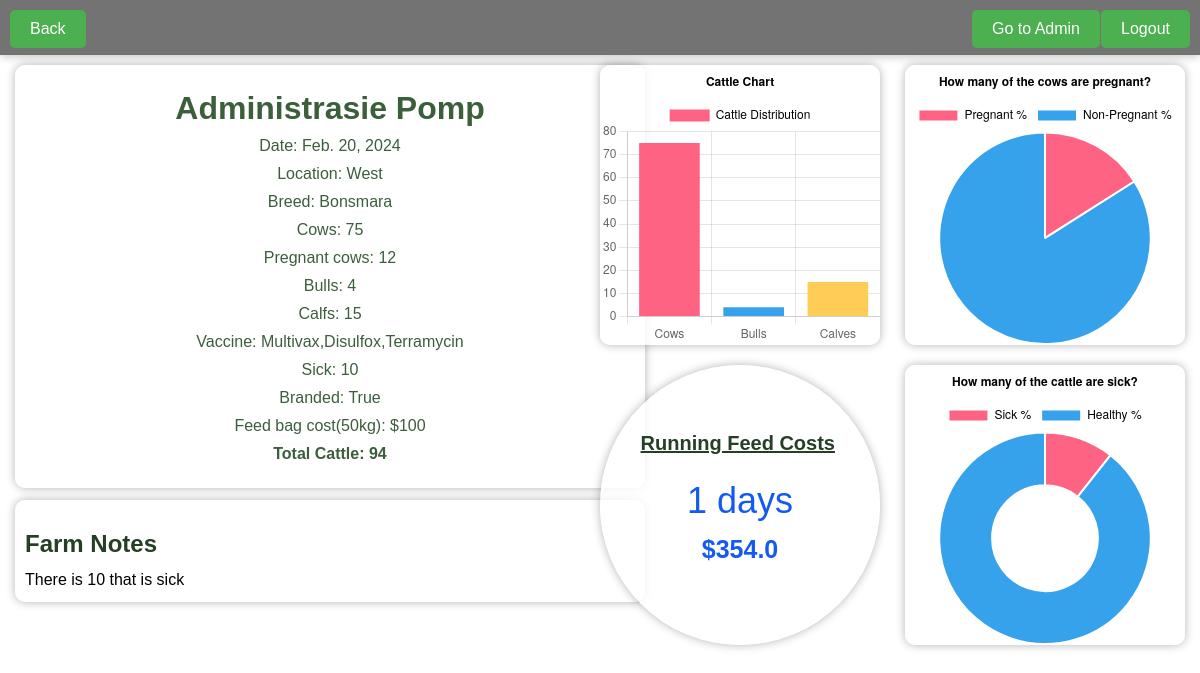
Page /farm_app/farm/16/ on the committed database.
### farm_app/models.py (models this page shows)
class Farm(models.Model):
    date = models.DateField(null=True)
    name = models.CharField(max_length=100)
    location = models.CharField(max_length=100)
    breed = models.CharField(max_length=100,choices=CATEGORY,null = True)
    cows_count = models.IntegerField(default=0)  # Number of cows
    bulls_count = models.IntegerField(default=0)  # Number of bulls
    calf_count = models.IntegerField(default=0)
    vaccine1 = models.CharField(max_length=100,choices=CATEGORY2,null = True)
    vaccine2 = models.CharField(max_length=100,choices=CATEGORY2,null = True)
    vaccine3 = models.CharField(max_length=100,choices=CATEGORY2,null = True)
    is_branded = models.BooleanField(default=False)
    pregnant_cows = models.IntegerField(default=0)
    sick = models.IntegerField(default=0)
    feed_cost = models.FloatField( default=0)
    notes = models.CharField(max_length=100 , null=True)
    def total_feed_cost(self):
        days_registered = self.days_since_registration
        if days_registered is not None:
            feed_cost_per_day = self.feed_cost_per_day()
            total_cost = feed_cost_per_day * days_registered
            return total_cost
        else:
            return None
    @property
    def total_cattle(self):
        return self.cows_count + self.bulls_count + self.calf_count
    def feed_cost_per_day(self):
        feed_per_cow_per_day = 2  # You can adjust this value based on your requirements
        total_feed_per_day = (self.cows_count * feed_per_cow_per_day) + (self.bulls_count * feed_per_cow_per_day * 1.5) + (self.calf_count * feed_per_cow_per_day * 0.5)
        feed_cost_per_day = total_feed_per_day * (self.feed_cost / 50)
        return feed_cost_per_day
    @property
    def days_since_registration(self):
        if self.date:
            difference = datetime.now().date() - self.date
            return difference.days
        else:
            return None

### farm_app/views.py (the view)
# urls.py: path('farm/<int:farm_id>/', views.farm_detail, name='farm_detail'),
def farm_detail(request, farm_id):
    farm = get_object_or_404(Farm, pk=farm_id)
    return render(request, 'farm_app/farm_detail.html', {'farm': farm})

### farm_app/templates/farm_app/farm_detail.html (shortened to what this page needs)
<!DOCTYPE html>
<html lang="en">
<head>
</head>
<body>
    <div class="btn_container">
        <a href="/admin/" class="button">Go to Admin</a>
        <a href="{% url 'user_auth:login' %}" class="button login-button">Logout</a>
        <a href="/farm_app/" class="button back-button">Back</a>
    </div>
    <div class="container">
        <h1>{{ farm.name }}</h1>
        <p>Date: {{ farm.date }}</p>
        <p>Location: {{ farm.location }}</p>
        <p>Breed: {{ farm.breed }}</p>
        <p>Cows: {{ farm.cows_count }}</p>
        <p>Pregnant cows: {{ farm.pregnant_cows }}</p>
        <p>Bulls: {{ farm.bulls_count }}</p>
        <p>Calfs: {{ farm.calf_count }}</p>
        <p>Vaccine: {{ farm.vaccine1}},{{farm.vaccine2}},{{farm.vaccine3}} </p>
        <p>Sick: {{ farm.sick }}</p>
        <p>Branded: {{ farm.is_branded }}</p>
        <p>Feed bag cost(50kg): ${{ farm.feed_cost }}</p>
        <p><b>Total Cattle: {{ farm.total_cattle }}</b></p>
    </div>
    <div id="notes-container">
        <h2 id="notes-title">Farm Notes</h2>
        <div id="notes">{{ farm.notes }}</div>
    </div>
    <div id="pieChartContainer">
        <canvas id="pieChart" width="500" height="500"></canvas>
        <script>// Get data from Django template
            const cowsCount = {{ farm.cows_count }};
            const bullsCount = {{ farm.bulls_count }};
            const calvesCount = {{ farm.calf_count }};
            const totalCattle = cowsCount + bullsCount + calvesCount;
            // Calculate the percentage of pregnant and non-pregnant cows
            const pregCount = ({{ farm.pregnant_cows }} / cowsCount) * 100;
            const nonPregCount = 100 - pregCount;
            // Calculate the percentage sick and non-sick cattle
            const sickCount = ({{ farm.sick }} / totalCattle) * 100;
            const nonSickCount = 100 - sickCount;
            // Create the pie chart for cattle distribution
            const ctx = document.getElementById('pieChart').getContext('2d');
            const pieChart = new Chart(ctx, {
                type: 'bar',
                data: {
                    labels: ['Cows', 'Bulls', 'Calves'],
                    datasets: [{
                        label: 'Cattle Distribution',
                        data: [cowsCount, bullsCount, calvesCount],
                        backgroundColor: [
                            'rgb(255, 99, 132)',
                            'rgb(54, 162, 235)',
                            'rgb(255, 205, 86)'
                        ],
                        hoverOffset: 4
                    }]
                },
                options: {
                    responsive: true,
                    plugins: {
                        legend: {
                            labels: {
                                color: 'black'
                            }
                        },
                        title: {
                            display: true,
                            text: 'Cattle Chart', // Title text
                            color: 'black',
                            fontSize: 16,
                            position: 'top' // Position the title on top
                        }
                    }
                }
            });
        </script>
    </div>
    <div id="pieChartContainer2">
        <canvas id="pieChart2" width="500" height="500"></canvas>
        <script>
            // Create the pie chart for pregnant cows
            // Create the pie chart for pregnant cows
            const ctx2 = document.getElementById('pieChart2').getContext('2d');
            const pieChart2 = new Chart(ctx2, {
                type: 'pie',
                data: {
                    labels: ['Pregnant %', 'Non-Pregnant %'],
                    datasets: [{
                        label: 'Cattle Distribution',
                        data: [pregCount, nonPregCount],
                        backgroundColor: [
                            'rgb(255, 99, 132)',
                            'rgb(54, 162, 235)'
                        ],
                        hoverOffset: 4
                    }]
                },
                options: {
                    responsive: true,
                    plugins: {
                        legend: {
                            labels: {
                                color: 'black'
                            }
                        },
                        title: {
                            display: true,
                            text: 'How many of the cows are pregnant?', // Title text
                            color: 'black',
                        }
                    }
                }
            });
        </script>
    </div>
    <div id="pieChartContainer3">
        <canvas id="pieChart3" width="500" height="500"></canvas>
        <script>
            // Create the pie chart for pregnant cows
            // Create the pie chart for pregnant cows
            const ctx3 = document.getElementById('pieChart3').getContext('2d');
            const pieChart3 = new Chart(ctx3, {
                type: 'doughnut',
                data: {
                    labels: ['Sick %', 'Healthy %'],
                    datasets: [{
                        label: 'Cattle Distribution',
                        data: [sickCount, nonSickCount],
                        backgroundColor: [
                            'rgb(255, 99, 132)',
                            'rgb(54, 162, 235)'
                        ],
                        hoverOffset: 4
                    }]
                },
                options: {
                    responsive: true,
                    plugins: {
                        legend: {
                            labels: {
                                color: 'black'
                            }
                        },
                        title: {
                            display: true,
                            text: 'How many of the cattle are sick?', // Title text
                            color: 'black',
                        }
                    }
                }
            });
        </script>
    </div>
    <div id="clock-container">
        <h2 id="title">Running Feed Costs </h2>
        <div id="clock"></div>
        <div id="cost"><b>${{ farm.total_feed_cost }}</b></div>
    </div>
</body>
</html>

### farm_app/templates/farm_app/farm_detail.html (style rules this page uses)
body { font-family: Arial, sans-serif; background-image: url('https://images.unsplash.com/photo-1500382017468-9049fed747ef?q=80&w=1000&auto=format&fit=crop&ixlib=rb-4.0.3&ixid=M3wxMjA3fDB8MHxzZWFyY2h8Nnx8ZmFybXxlbnwwfHwwfHx8MA%3D%3D'); background-size: cover; background-repeat: no-repeat; margin: 0; padding: 0; }
.container { max-width: 600px; margin: 0 auto; padding: 15px; background-color: rgba(255, 255, 255, 0.8); border-radius: 10px; box-shadow: 0 0 10px rgba(0, 0, 0, 0.3); margin-top: 10px; margin-left: 15px; position: relative; }
h1, p { color: #3b5e3b; text-align: center; margin: 10px 0; }
#pieChartContainer { display: flex; background-color: rgba(255, 255, 255, 0.8); border-radius: 10px; box-shadow: 0 0 10px rgba(0, 0, 0, 0.3); margin-top: 15px; position: absolute; right: 320px; top: 50px; }
#pieChartContainer2 { display: flex; background-color: rgba(255, 255, 255, 0.8); border-radius: 10px; box-shadow: 0 0 10px rgba(0, 0, 0, 0.3); margin-top: 15px; position: absolute; right: 15px; top: 50px; }
#pieChartContainer3 { display: flex; background-color: rgba(255, 255, 255, 0.8); border-radius: 10px; box-shadow: 0 0 10px rgba(0, 0, 0, 0.3); margin-top: 15px; position: absolute; right: 15px; top: 350px; }
.btn_container { display: flex; position: relative; background-color: rgba(82, 80, 80, 0.8); box-shadow: 0 0 10px rgba(0, 0, 0, 0.3); margin: 0 auto; height: 55px; }
#pieChart { max-width: 500px; max-height: 280px; }
#pieChart2 { max-width: 450px; max-height: 280px; }
#pieChart3 { max-width: 450px; max-height: 280px; }
a { text-decoration: none; color: #3b5e3b; }
.button { display: inline-block; padding: 10px 20px; background-color: #4CAF50; color: white; text-decoration: none; border-radius: 5px; transition: background-color 0.3s; position: absolute; top: 10px; right: 100px; }
.login-button { position: absolute; top: 10px; right: 10px; }
.back-button { top: 10px; right: auto; padding: 10px 20px; transition: background-color 0.3s; position: absolute; margin-left: 10px; }
#clock { font-family: Arial, sans-serif; font-size: 36px; text-align: center; margin-top: 5px; right: 30px; width: 200px; padding: 10px; position: absolute; top: 100px; color: rgb(20, 90, 241); }
#cost { font-family: Arial, sans-serif; font-size: 25px; text-align: center; margin-top: 50px; right: 30px; width: 200px; padding: 10px; position: absolute; top: 110px; color: rgb(20, 90, 241); }
#clock-container { background-color: rgba(255, 255, 255, 0.8); box-shadow: 0 0 10px rgba(0, 0, 0, 0.3); font-family: Arial, sans-serif; text-align: center; top: 365px; position: absolute; right: 320px; width: 260px; height: 260px; padding: 10px; border-radius: 50%; }
#title { font-family: Arial, sans-serif; font-size: 20px; top: 50px; margin-bottom: 10px; position: absolute; right: 45px; text-decoration-line: underline; color: #253f25; }
#notes-container { position: fixed; top: 500px; width: 610px; left: 15px; background-color: rgba(255, 255, 255, 0.8); border-radius: 10px; padding: 10px; box-shadow: 0 0 10px rgba(0, 0, 0, 0.3); }
#notes-title { margin-bottom: 10px; color: #253f25; }
#notes { font-size: 16px; line-height: 1.5; }

### rows in the picture
Farm: name "Administrasie Pomp", date "Feb. 20, 2024", location "West", breed "Bonsmara", cows_count "75", pregnant_cows "12", bulls_count "4", calf_count "15", vaccine1 "Multivax", vaccine2 "Disulfox", vaccine3 "Terramycin", sick "10", is_branded "True", feed_cost "100", total_cattle "94", notes "There is 10 that is sick", total_feed_cost "354.0"

### other values in the picture
chart data {{ farm.cows_count }} 75
chart data {{ farm.bulls_count }} 4
chart data {{ farm.calf_count }} 15
chart data {{ farm.pregnant_cows }} 12
